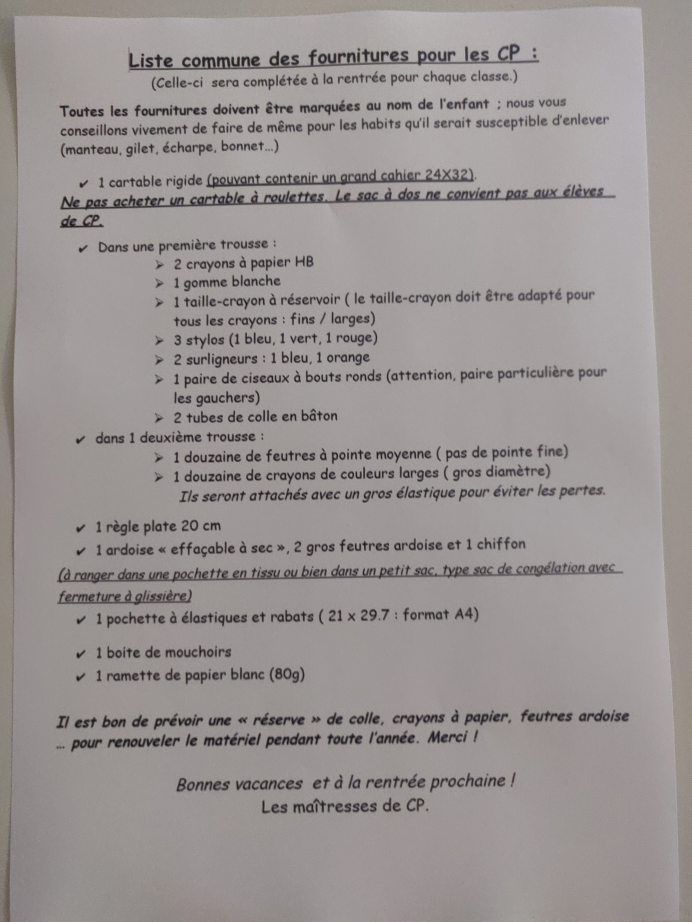
#> input picture prototype/images/1.jpg, 3456 x 4608 px (shown at 1/5 size)
$ python test_opencv.py
#> lines starting #> are read from the running program, lines starting #| are printed output that depends on the picture
import cv2
import pytesseract
from PIL import Image
import os


# [64 lines left out: function test, not called in this run]


pytesseract.pytesseract.tesseract_cmd = r'C:\Program Files (x86)\Tesseract-OCR\tesseract.exe'

# Read image from which text needs to be extracted
img = cv2.imread("images/1.jpg")
#> img is the input picture: shape (4608, 3456, 3); mean B, G, R 146.6, 147.5, 153.5

gray = cv2.cvtColor(img, cv2.COLOR_BGR2GRAY)

# Performing OTSU threshold to minimize background noise
ret, thresh1 = cv2.threshold(gray, 0, 255, cv2.THRESH_OTSU | cv2.THRESH_TOZERO)
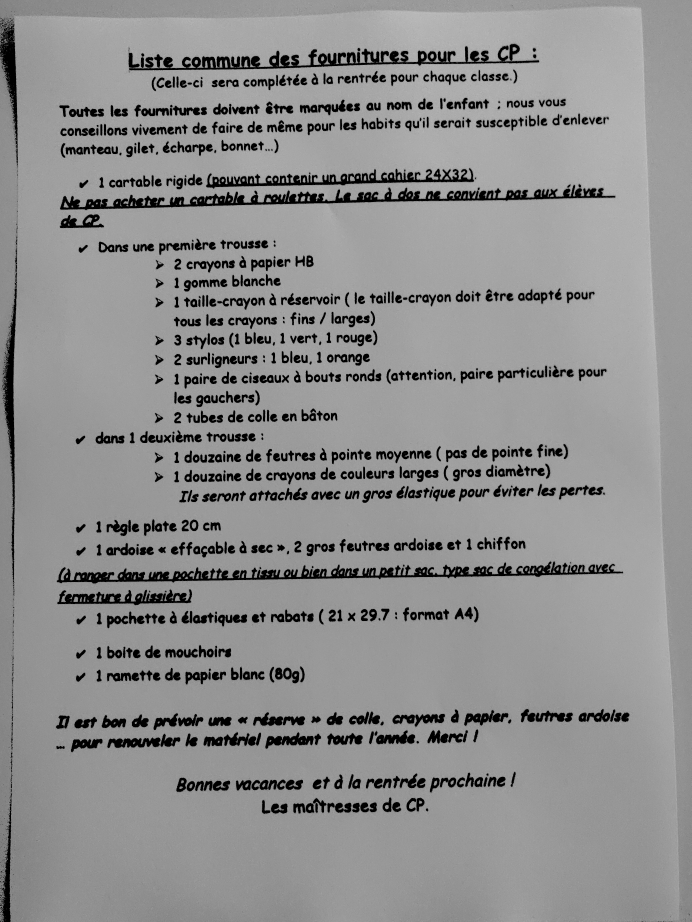
#> thresh1: shape (4608, 3456) (shown at 1/5 size); min 0, max 220, mean 142.6
#> ret = 117

# resize img
# imgdisp = cv2.resize(thresh1, (800,800))
cv2.imshow('imgdisp', gray)
cv2.waitKey(0)
cv2.destroyAllWindows()

cv2.imshow('imgdisp', thresh1)
cv2.waitKey(0)
cv2.destroyAllWindows()

#> (the run stopped early here; a loop or call above may not have finished)
